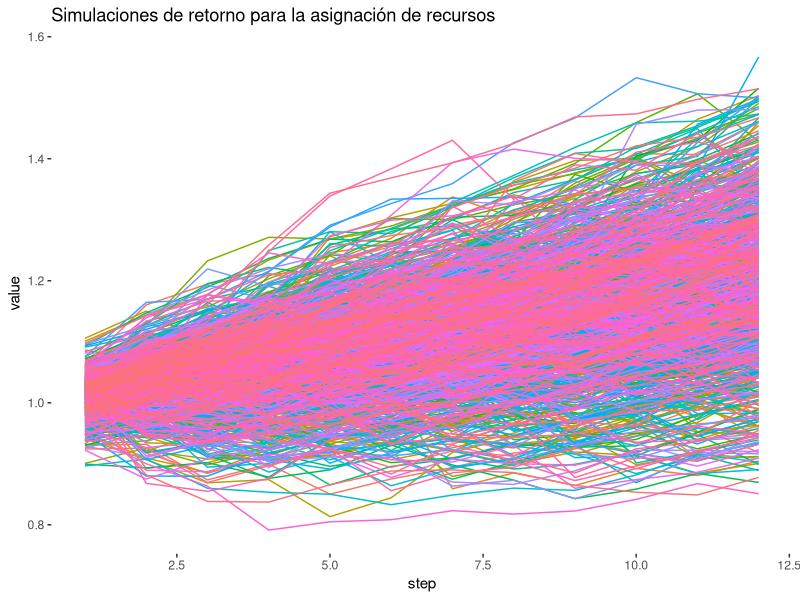
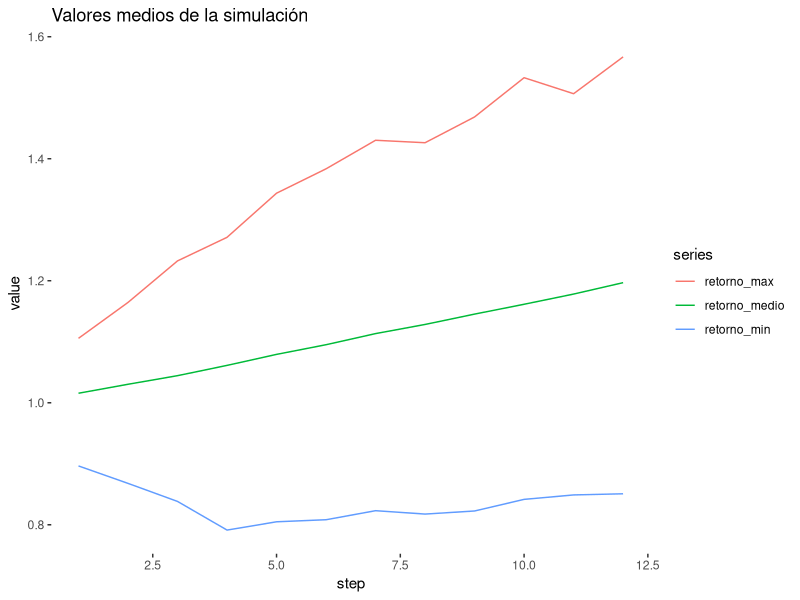

Write the R code that produced these figures, in order.
## ---- chunk 1
library(tidyverse)
library(magrittr)
## ---- chunk 2
calculate_return <- function(alpha) { # En funcion  alpha (0,1)
  risk_free_rate <- 1.03 # Tasa libre de riesgo
  risky_rate <- rnorm(1) * 0.05 + 1 # Tasa activo con riesgo
  (1 - alpha) * risk_free_rate + alpha * risky_rate  # Dependiendo del alpha se asignará mayor o menor proporcion a los activos sin riesgos
}
## ---- chunk 3
no.simulaciones <- 1000
periodo.decision <- 12

simulaciones <- rerun(no.simulaciones, 
                      replicate(periodo.decision, 
                                runif(1) 
                                %>% 
                                  calculate_return())) %>%
  set_names(paste0("sim", 1:no.simulaciones)) %>%
  map(~ accumulate(., ~ .x * .y)) %>%
  map_dfr(~ tibble(value = .x, step = 1:periodo.decision), .id = "simulacion")

simulaciones %>%
  ggplot(aes(x = step, y = value)) +
  geom_line(aes(color = simulacion)) +
  theme(legend.position = "none",
        panel.background = element_blank()) +
  ggtitle("Simulaciones de retorno para la asignación de recursos")
## ---- chunk 4
resumen.resultado <- simulaciones %>%
  group_by(step) %>%
  summarise(retorno_medio = mean(value), 
            retorno_max = max(value), 
            retorno_min = min(value)) %>%
  gather("series", "value", -step)

resumen.resultado %>%
  ggplot(aes(x = step, y = value)) +
  geom_line(aes(color = series)) +
  ggtitle("Valores medios de la simulación") +
  theme(panel.background = element_blank()) 
